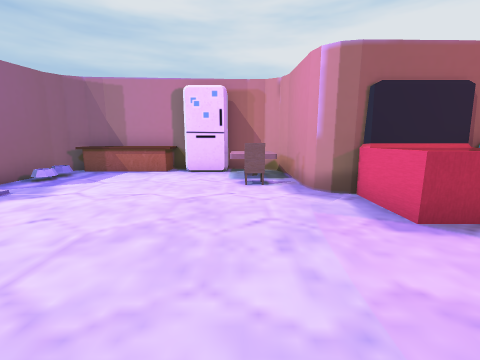
[1] (above)

13 first-person views from a walk through a Unity game level. The camera is 1.3 m above the floor, tilts 10° down and sees 90° across. The floor is counted in squares, 1 m on a side. Each view is taken from the middle of a square. On the plan, view 1 faces up. The plan holds only what a view shows up to about 12 squares ahead; the rest is blank. The place goes on beyond the plan. The player is left out. Some animated figures are left out.

[2]
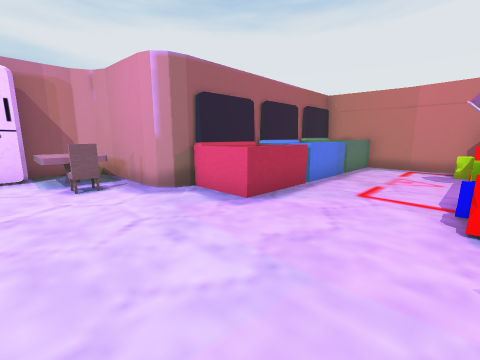

[3]
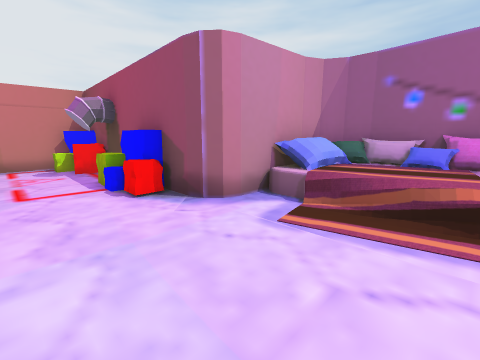

[4]
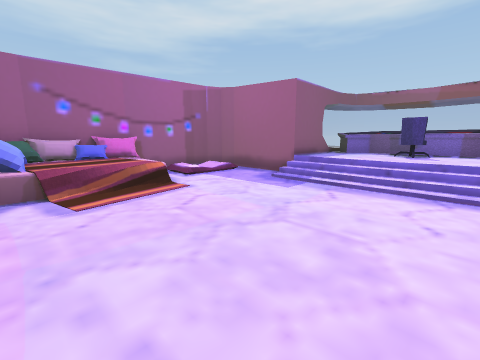

[5]
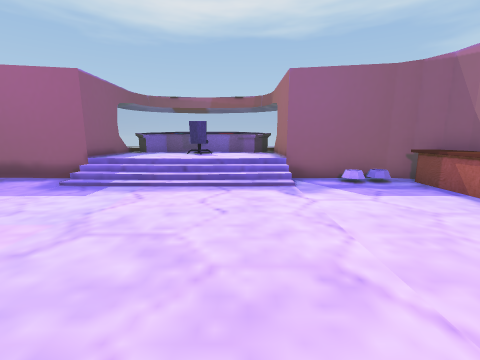

[6]
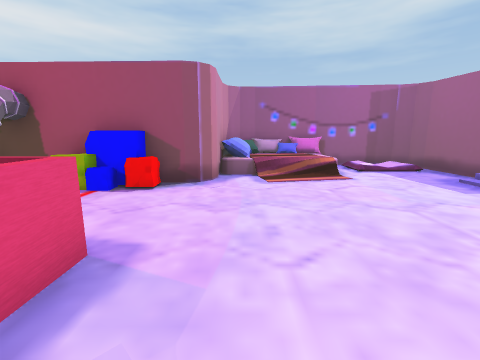

[7]
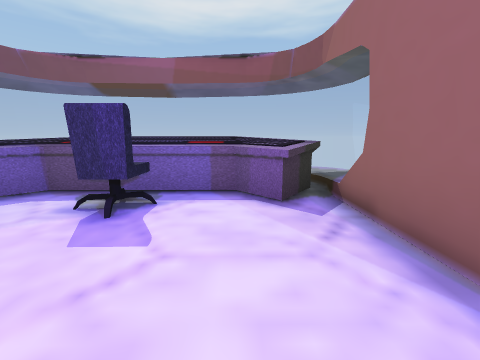

[8]
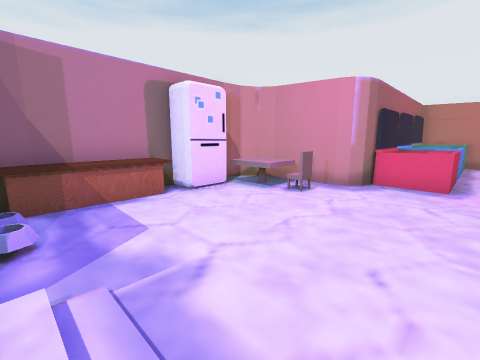

[9]
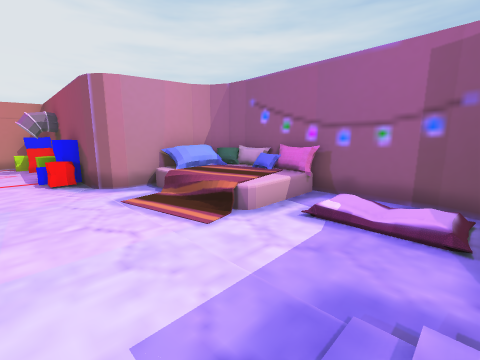

[10]
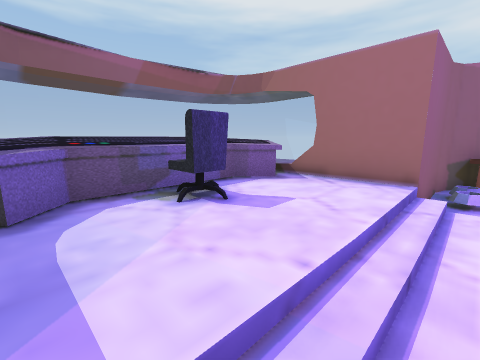

[11]
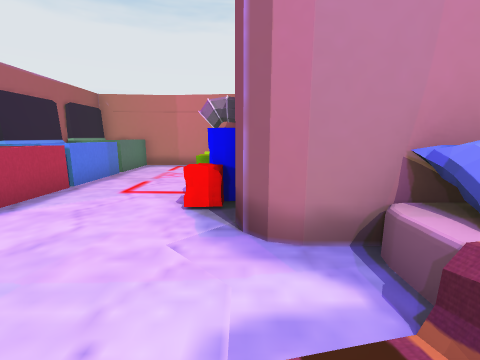

[12]
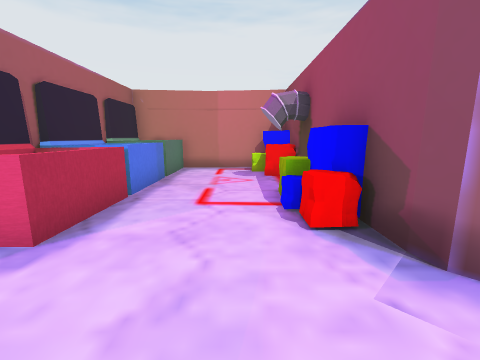

[13]
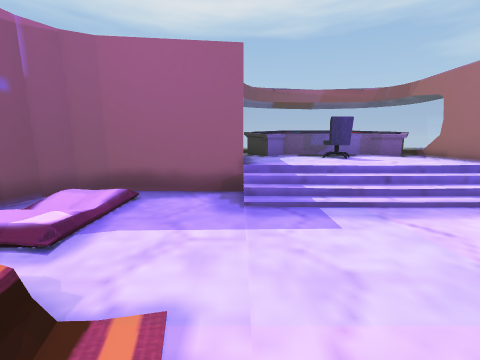

### Floor plan
Key: @ floor where view 1 was taken; # wall or solid block; x gap in a wall; . main floor; : floor 0.25 m higher than the main floor; + floor 0.75 m higher than the main floor; / step, stairs or slope; = window, fence, low wall or low ledge; ^ raised ledge; O other object.
Columns run from 12 left of view 1 to 11 right of it. Each row starts with its distance up from view 1.
 10      ##^^##O###
  9      #^^^^OO^^#
  8      #O.....^^#
  7      #......Ox#
  6  ==###........#######
  5  OOO+//........OOOOOOOO#
  4 #OO++//........OOOOOOOO#
  3 #OOO+//................#
  2 #OOO+//................#
  1 #OO++//................#
  0  OOO+//.....@..OOOOOOOO#
 -1   =###/.......##OO####OO
 -2      #........#        O
 -3      #/...OOOO#
 -4      #/ :.OOOO#
 -5      ##..OOOOO#
 -6       #########

Positions as (right, up) in squares from view 1, and headings:
1: (0, 0), facing up
2: (-1, 0), facing up-right
3: (-2, 2), facing down-right
4: (1, 4), facing down-left
5: (1, 4), facing left
6: (1, 6), facing down
7: (-6, 4), facing left
8: (-6, 3), facing up-right
9: (-6, 1), facing down-right
10: (-6, 0), facing up-left
11: (-1, -1), facing right
12: (0, 1), facing right
13: (-1, -1), facing left
